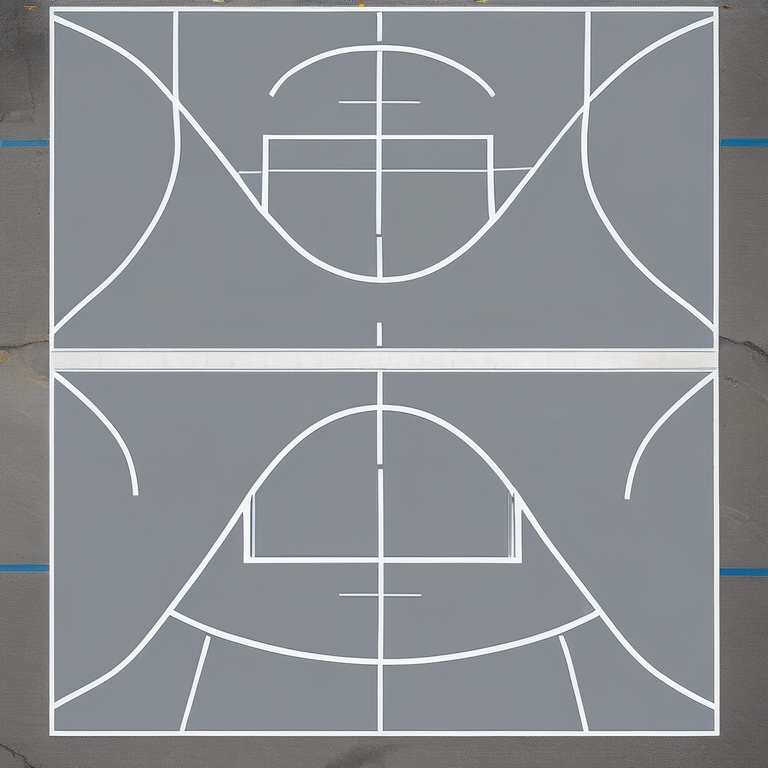
#> input picture test_court_pure.png, 768 x 768 px
$ python test_collage.py
#> lines starting #> are read from the running program, lines starting #| are printed output that depends on the picture; long printed decimals are rounded
from PIL import Image
import random
from pathlib import Path
import os

# --- CONFIGURATION ---
IMG_DIR = Path("CADOT_YOLO/train_original/images")
OUTPUT_DIR = Path("debug_collage")
FOREGROUND_IMG = "test_court_pure.png" # L'image générée à l'étape 1

def test_collage():
    print(">>> Démarrage du test de collage...")
    OUTPUT_DIR.mkdir(exist_ok=True)

    # 1. Charger le terrain de basket généré (Foreground)
    if not os.path.exists(FOREGROUND_IMG):
        print(f"❌ Erreur : Génère d'abord {FOREGROUND_IMG} avec l'étape 1 !")
        return
    fg_image_full = Image.open(FOREGROUND_IMG).convert("RGBA")

    # 2. Charger une image de fond au hasard (Background)
    background_files = list(IMG_DIR.glob("*.jpg"))
    if not background_files:
        print("❌ Erreur : Pas d'images de fond trouvées.")
        return
    bg_path = background_files[0] # On prend la première pour le test
    print(f"   Fond utilisé : {bg_path}")
    bg_image = Image.open(bg_path).convert("RGBA")
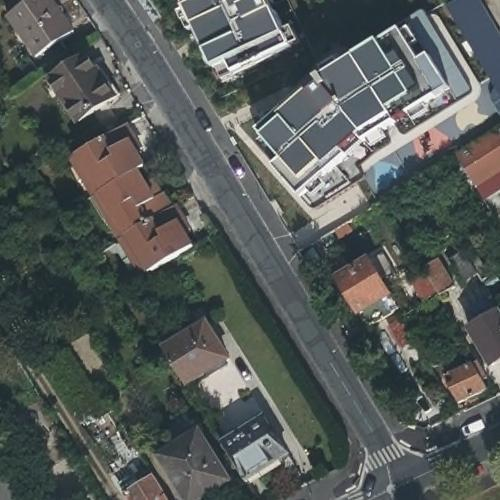
#> input picture CADOT_YOLO/train_original/images/75-2021-0650-6860-LA93-0M20-E080-1899_jpeg_jpg.rf.91e5df421a77c623e60eb8927534401e.jpg, 500 x 500 px
    w_bg, h_bg = bg_image.size
#> w_bg = 500; h_bg = 500

    # 3. Redimensionner le terrain de basket
    # On veut qu'il fasse environ 150x100 pixels
    target_w, target_h = 150, 100
    fg_resized = fg_image_full.resize((target_w, target_h), Image.Resampling.LANCZOS)
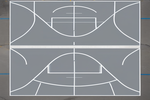
#> fg_resized: PIL image 150x100 RGBA; mean R, G, B, A 140.1, 143.6, 147.7, 255

    # 4. Choisir une position pour coller (Ex: coin haut gauche, avec une marge)
    x_pos = 100
    y_pos = 100
    print(f"   Position du collage : ({x_pos}, {y_pos})")

    # 5. LE COLLAGE (Paste)
    # On copie le fond pour ne pas modifier l'original
    final_composition = bg_image.copy()
    # On colle le premier plan (fg) sur le fond à la position (x,y)
    # Le 3ème argument sert de masque de transparence si le PNG en a un
    final_composition.paste(fg_resized, (x_pos, y_pos), fg_resized)
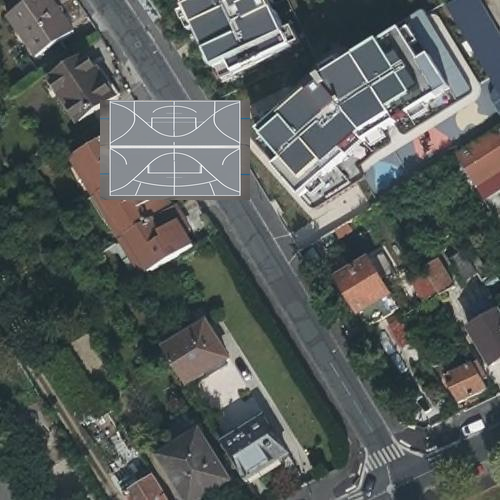
#> final_composition: PIL image 500x500 RGBA; mean R, G, B, A 87.8, 93.6, 91.4, 255

    # 6. Sauvegarde
    save_path = OUTPUT_DIR / "collage_result.png" # PNG pour garder la qualité
    final_composition.save(save_path)
    print(f"✅ Collage terminé ! Résultat : {save_path}")

    # 7. Afficher les coordonnées YOLO pour vérification
    xc = (x_pos + target_w / 2) / w_bg
#> xc = 0.35
    yc = (y_pos + target_h / 2) / h_bg
#> yc = 0.3
    wn = target_w / w_bg
#> wn = 0.3
    hn = target_h / h_bg
#> hn = 0.2
    print(f"\n--- Coordonnées YOLO théoriques à ajouter au .txt ---")
    print(f"1 {xc:.6f} {yc:.6f} {wn:.6f} {hn:.6f}")
#| 1 0.35 0.3 0.3 0.2

if __name__ == "__main__":
    test_collage()
